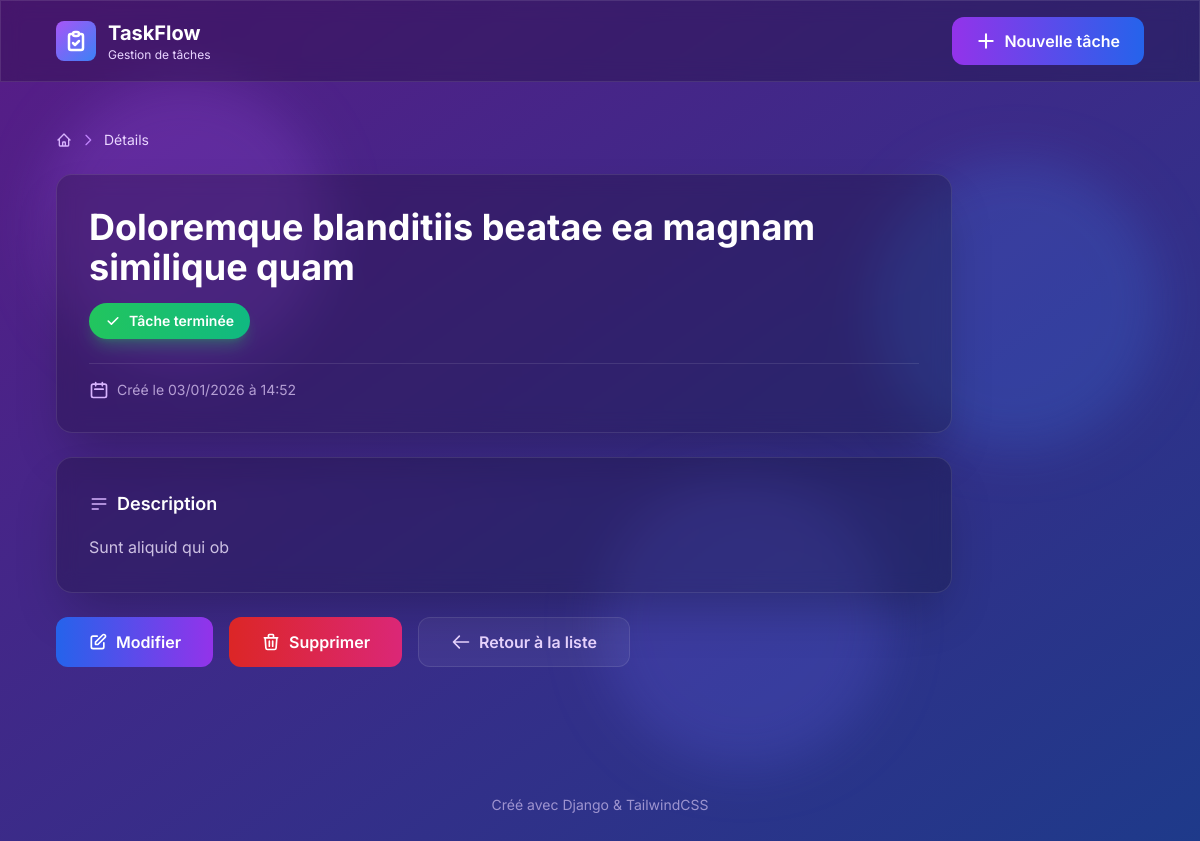
Screenshot of /3/ with the database file from the repository.
### tasks/models.py (models this page shows, shortened)
class Task(models.Model):
    title = models.CharField(max_length=200)
    description = models.TextField(blank=True)
    is_done = models.BooleanField(default=False)
    created_at = models.DateTimeField(auto_now_add=True)
    class Meta:
        ordering = ["-created_at"]

### tasks/views.py (the view)
# urls.py: path("<int:pk>/", views.task_detail, name="detail"),
def task_detail(request: HttpRequest, pk: int) -> HttpResponse:
    task = get_object_or_404(Task, pk=pk)
    return render(request, "tasks/task_detail.html", {"task": task})

### tasks/templates/tasks/task_detail.html (shortened to what this page needs)
{% extends "tasks/base.html" %}
{% block content %}
  <div class="mb-6">
    <nav class="flex items-center space-x-2 text-sm">
      <a href="{% url 'tasks:list' %}" class="text-purple-300 hover:text-white transition-colors">
        <svg class="w-4 h-4" fill="none" stroke="currentColor" viewBox="0 0 24 24">
          <path stroke-linecap="round" stroke-linejoin="round" stroke-width="2" d="M3 12l2-2m0 0l7-7 7 7M5 10v10a1 1 0 001 1h3m10-11l2 2m-2-2v10a1 1 0 01-1 1h-3m-6 0a1 1 0 001-1v-4a1 1 0 011-1h2a1 1 0 011 1v4a1 1 0 001 1m-6 0h6"></path>
        </svg>
      </a>
      <svg class="w-4 h-4 text-purple-400" fill="none" stroke="currentColor" viewBox="0 0 24 24">
        <path stroke-linecap="round" stroke-linejoin="round" stroke-width="2" d="M9 5l7 7-7 7"></path>
      </svg>
      <span class="text-purple-200">Détails</span>
    </nav>
  </div>
  <div class="max-w-4xl">
    <div class="glass-dark rounded-2xl p-8 border border-white/10 shadow-2xl mb-6">
      <div class="flex flex-col sm:flex-row sm:items-start sm:justify-between gap-4 mb-6">
        <div class="flex-1">
          <h1 class="text-3xl sm:text-4xl font-bold text-white mb-4 leading-tight">
            {{ task.title }}
          </h1>
          <div class="flex flex-wrap items-center gap-3">
            {% if task.is_done %}
              <span class="inline-flex items-center px-4 py-2 rounded-full text-sm font-semibold bg-gradient-to-r from-green-500 to-emerald-500 text-white shadow-lg shadow-green-500/30">
                <svg class="w-4 h-4 mr-2" fill="currentColor" viewBox="0 0 20 20">
                  <path fill-rule="evenodd" d="M16.707 5.293a1 1 0 010 1.414l-8 8a1 1 0 01-1.414 0l-4-4a1 1 0 011.414-1.414L8 12.586l7.293-7.293a1 1 0 011.414 0z" clip-rule="evenodd"></path>
                </svg>
                Tâche terminée
              </span>
            {% endif %}
          </div>
        </div>
      </div>
      <div class="flex flex-wrap items-center gap-4 pt-4 border-t border-white/10">
        <div class="flex items-center text-purple-200/70">
          <svg class="w-5 h-5 mr-2 text-purple-300" fill="none" stroke="currentColor" viewBox="0 0 24 24">
            <path stroke-linecap="round" stroke-linejoin="round" stroke-width="2" d="M8 7V3m8 4V3m-9 8h10M5 21h14a2 2 0 002-2V7a2 2 0 00-2-2H5a2 2 0 00-2 2v12a2 2 0 002 2z"></path>
          </svg>
          <span class="text-sm">Créé le {{ task.created_at|date:"d/m/Y à H:i" }}</span>
        </div>
      </div>
    </div>
    <div class="glass-dark rounded-2xl p-8 border border-white/10 shadow-2xl mb-6">
      <div class="flex items-center mb-4">
        <svg class="w-5 h-5 mr-2 text-purple-300" fill="none" stroke="currentColor" viewBox="0 0 24 24">
          <path stroke-linecap="round" stroke-linejoin="round" stroke-width="2" d="M4 6h16M4 12h16M4 18h7"></path>
        </svg>
        <h2 class="text-lg font-semibold text-white">Description</h2>
      </div>
      {% if task.description %}
        <div class="prose prose-invert max-w-none">
          <p class="text-purple-100/80 text-base leading-relaxed whitespace-pre-wrap">{{ task.description }}</p>
        </div>
      {% else %}
        <p class="text-purple-200/40 italic">Aucune description disponible pour cette tâche.</p>
      {% endif %}
    </div>
    <div class="flex flex-wrap gap-4">
      <a
        href="{% url 'tasks:update' task.pk %}"
        class="flex-1 sm:flex-none inline-flex items-center justify-center px-8 py-3 bg-gradient-to-r from-blue-600 to-purple-600 hover:from-blue-500 hover:to-purple-500 text-white font-semibold rounded-xl transition-all duration-300 transform hover:scale-105 hover:shadow-xl hover:shadow-blue-500/50"
      >
        <svg class="w-5 h-5 mr-2" fill="none" stroke="currentColor" viewBox="0 0 24 24">
          <path stroke-linecap="round" stroke-linejoin="round" stroke-width="2" d="M11 5H6a2 2 0 00-2 2v11a2 2 0 002 2h11a2 2 0 002-2v-5m-1.414-9.414a2 2 0 112.828 2.828L11.828 15H9v-2.828l8.586-8.586z"></path>
        </svg>
        Modifier
      </a>
      <a
        href="{% url 'tasks:delete' task.pk %}"
        class="flex-1 sm:flex-none inline-flex items-center justify-center px-8 py-3 bg-gradient-to-r from-red-600 to-pink-600 hover:from-red-500 hover:to-pink-500 text-white font-semibold rounded-xl transition-all duration-300 transform hover:scale-105 hover:shadow-xl hover:shadow-red-500/50"
      >
        <svg class="w-5 h-5 mr-2" fill="none" stroke="currentColor" viewBox="0 0 24 24">
          <path stroke-linecap="round" stroke-linejoin="round" stroke-width="2" d="M19 7l-.867 12.142A2 2 0 0116.138 21H7.862a2 2 0 01-1.995-1.858L5 7m5 4v6m4-6v6m1-10V4a1 1 0 00-1-1h-4a1 1 0 00-1 1v3M4 7h16"></path>
        </svg>
        Supprimer
      </a>
      <a
        href="{% url 'tasks:list' %}"
        class="flex-1 sm:flex-none inline-flex items-center justify-center px-8 py-3 bg-white/5 hover:bg-white/10 text-purple-200 hover:text-white border border-white/10 hover:border-purple-500/50 font-semibold rounded-xl transition-all duration-300"
      >
        <svg class="w-5 h-5 mr-2" fill="none" stroke="currentColor" viewBox="0 0 24 24">
          <path stroke-linecap="round" stroke-linejoin="round" stroke-width="2" d="M10 19l-7-7m0 0l7-7m-7 7h18"></path>
        </svg>
        Retour à la liste
      </a>
    </div>
  </div>
{% endblock %}

### tasks/templates/tasks/base.html (style rules this page uses)
.animate-gradient { background-size: 200% 200%; animation: gradient-shift 15s ease infinite; }
.glass-dark { background: rgba(0, 0, 0, 0.2); backdrop-filter: blur(10px); border: 1px solid rgba(255, 255, 255, 0.1); }

### rows the page displays
Task: title "Doloremque blanditiis beatae ea magnam similique quam", created_at "03/01/2026 à 14:52", description "Sunt aliquid qui ob"
